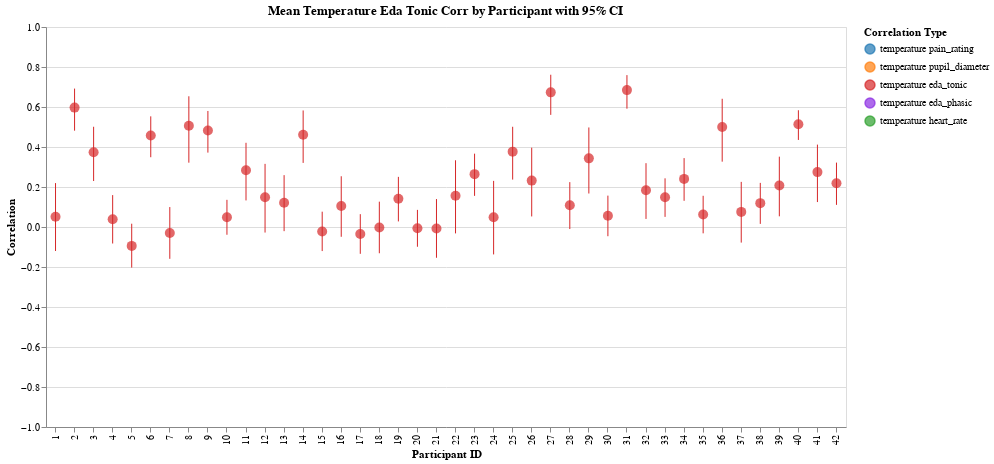

Notebook code for this chart:
### Markdown cell above
## Temperature / EDA Tonic

### Code cell
# Note that correlation values are slightly higher if we'd used detrended EDA tonic
# components (see eda.py)
# EDA tonic detrended > EDA tonic > EDA raw > EDA phasic
col1, col2 = "temperature", "eda_tonic"

corr_by_trial = calculate_correlations_by_trial(df, col1, col2)
corr_by_participant = aggregate_correlations_fisher_z(
    corr_by_trial, col1, col2, "participant_id", include_ci=True
)
# plot_correlations_by_trial(corr_by_trial, col1, col2)
eda_tonic = plot_correlations_by_participant(
    corr_by_participant, col1, col2, with_config=-False, color_map=COLORS
)
eda_tonic

### Figure 1 — Vega-Lite specification as saved in the notebook (floating-point values rounded to 4 significant figures)
{"config": {"view": {"continuousWidth": 300, "continuousHeight": 300}}, "layer": [{"mark": {"type": "rule"}, "encoding": {"color": {"field": "correlation_type", "legend": {"labelExpr": "replace(replace(datum.label, '_corr', ''), '_', ' ')", "title": "Correlation Type"}, "scale": {"domain": ["temperature_pain_rating_corr", "temperature_pupil_diameter_corr", "temperature_eda_tonic_corr", "temperature_eda_phasic_corr", "temperature_heart_rate_corr"], "range": ["#1f77b4", "#ff7f0e", "#d62728", "#8a2be2", "#2ca02c"]}, "type": "nominal"}, "x": {"axis": {"title": "Participant ID"}, "field": "participant_id", "type": "ordinal"}, "y": {"axis": {"title": "Correlation"}, "field": "participant_id_temperature_eda_tonic_corr_ci_lower", "scale": {"domain": [-1, 1]}, "type": "quantitative"}, "y2": {"field": "participant_id_temperature_eda_tonic_corr_ci_upper"}}, "title": "Mean Temperature Eda Tonic Corr by Participant with 95% CI"}, {"mark": {"type": "circle", "size": 100}, "encoding": {"color": {"field": "correlation_type", "legend": {"labelExpr": "replace(replace(datum.label, '_corr', ''), '_', ' ')", "title": "Correlation Type"}, "scale": {"domain": ["temperature_pain_rating_corr", "temperature_pupil_diameter_corr", "temperature_eda_tonic_corr", "temperature_eda_phasic_corr", "temperature_heart_rate_corr"], "range": ["#1f77b4", "#ff7f0e", "#d62728", "#8a2be2", "#2ca02c"]}, "type": "nominal"}, "tooltip": [{"field": "participant_id", "title": "Participant", "type": "nominal"}, {"field": "participant_id_temperature_eda_tonic_corr_mean", "format": ".3f", "title": "Mean Correlation", "type": "quantitative"}, {"field": "participant_id_temperature_eda_tonic_corr_ci_lower", "format": ".3f", "title": "CI Lower", "type": "quantitative"}, {"field": "participant_id_temperature_eda_tonic_corr_ci_upper", "format": ".3f", "title": "CI Upper", "type": "quantitative"}], "x": {"axis": {"title": "Participant ID"}, "field": "participant_id", "type": "ordinal"}, "y": {"field": "participant_id_temperature_eda_tonic_corr_mean", "type": "quantitative"}}, "title": "Mean Temperature Eda Tonic Corr by Participant with 95% CI"}], "data": {"name": "data-23ce0500bad65201f0dfc281b7db4643"}, "height": 400, "width": 800, "$schema": "https://vega.github.io/schema/vega-lite/v5.20.1.json", "datasets": {"data-23ce0500bad65201f0dfc281b7db4643": [{"participant_id": 1, "participant_id_temperature_eda_tonic_corr_mean": 0.05132, "participant_id_temperature_eda_tonic_corr_ci_lower": -0.1199, "participant_id_temperature_eda_tonic_corr_ci_upper": 0.2196, "correlation_type": "temperature_eda_tonic_corr"}, {"participant_id": 2, "participant_id_temperature_eda_tonic_corr_mean": 0.597, "participant_id_temperature_eda_tonic_corr_ci_lower": 0.4816, "participant_id_temperature_eda_tonic_corr_ci_upper": 0.6921, "correlation_type": "temperature_eda_tonic_corr"}, {"participant_id": 3, "participant_id_temperature_eda_tonic_corr_mean": 0.3735, "participant_id_temperature_eda_tonic_corr_ci_lower": 0.2298, "participant_id_temperature_eda_tonic_corr_ci_upper": 0.5012, "correlation_type": "temperature_eda_tonic_corr"}, {"participant_id": 4, "participant_id_temperature_eda_tonic_corr_mean": 0.03904, "participant_id_temperature_eda_tonic_corr_ci_lower": -0.08255, "participant_id_temperature_eda_tonic_corr_ci_upper": 0.1595, "correlation_type": "temperature_eda_tonic_corr"}, {"participant_id": 5, "participant_id_temperature_eda_tonic_corr_mean": -0.09443, "participant_id_temperature_eda_tonic_corr_ci_lower": -0.203, "participant_id_temperature_eda_tonic_corr_ci_upper": 0.01644, "correlation_type": "temperature_eda_tonic_corr"}, {"participant_id": 6, "participant_id_temperature_eda_tonic_corr_mean": 0.4571, "participant_id_temperature_eda_tonic_corr_ci_lower": 0.3489, "participant_id_temperature_eda_tonic_corr_ci_upper": 0.5533, "correlation_type": "temperature_eda_tonic_corr"}, {"participant_id": 7, "participant_id_temperature_eda_tonic_corr_mean": -0.03019, "participant_id_temperature_eda_tonic_corr_ci_lower": -0.1591, "participant_id_temperature_eda_tonic_corr_ci_upper": 0.09973, "correlation_type": "temperature_eda_tonic_corr"}, {"participant_id": 8, "participant_id_temperature_eda_tonic_corr_mean": 0.5061, "participant_id_temperature_eda_tonic_corr_ci_lower": 0.3216, "participant_id_temperature_eda_tonic_corr_ci_upper": 0.6537, "correlation_type": "temperature_eda_tonic_corr"}, {"participant_id": 9, "participant_id_temperature_eda_tonic_corr_mean": 0.4828, "participant_id_temperature_eda_tonic_corr_ci_lower": 0.3719, "participant_id_temperature_eda_tonic_corr_ci_upper": 0.5801, "correlation_type": "temperature_eda_tonic_corr"}, {"participant_id": 10, "participant_id_temperature_eda_tonic_corr_mean": 0.04888, "participant_id_temperature_eda_tonic_corr_ci_lower": -0.03881, "participant_id_temperature_eda_tonic_corr_ci_upper": 0.1358, "correlation_type": "temperature_eda_tonic_corr"}, {"participant_id": 11, "participant_id_temperature_eda_tonic_corr_mean": 0.2833, "participant_id_temperature_eda_tonic_corr_ci_lower": 0.1329, "participant_id_temperature_eda_tonic_corr_ci_upper": 0.4211, "correlation_type": "temperature_eda_tonic_corr"}, {"participant_id": 12, "participant_id_temperature_eda_tonic_corr_mean": 0.1484, "participant_id_temperature_eda_tonic_corr_ci_lower": -0.02778, "participant_id_temperature_eda_tonic_corr_ci_upper": 0.3157, "correlation_type": "temperature_eda_tonic_corr"}, {"participant_id": 13, "participant_id_temperature_eda_tonic_corr_mean": 0.1216, "participant_id_temperature_eda_tonic_corr_ci_lower": -0.02085, "participant_id_temperature_eda_tonic_corr_ci_upper": 0.2593, "correlation_type": "temperature_eda_tonic_corr"}, {"participant_id": 14, "participant_id_temperature_eda_tonic_corr_mean": 0.4616, "participant_id_temperature_eda_tonic_corr_ci_lower": 0.3205, "participant_id_temperature_eda_tonic_corr_ci_upper": 0.5827, "correlation_type": "temperature_eda_tonic_corr"}, {"participant_id": 15, "participant_id_temperature_eda_tonic_corr_mean": -0.0221, "participant_id_temperature_eda_tonic_corr_ci_lower": -0.1204, "participant_id_temperature_eda_tonic_corr_ci_upper": 0.07659, "correlation_type": "temperature_eda_tonic_corr"}, {"participant_id": 16, "participant_id_temperature_eda_tonic_corr_mean": 0.1048, "participant_id_temperature_eda_tonic_corr_ci_lower": -0.04895, "participant_id_temperature_eda_tonic_corr_ci_upper": 0.2537, "correlation_type": "temperature_eda_tonic_corr"}, {"participant_id": 17, "participant_id_temperature_eda_tonic_corr_mean": -0.0353, "participant_id_temperature_eda_tonic_corr_ci_lower": -0.1341, "participant_id_temperature_eda_tonic_corr_ci_upper": 0.06422, "correlation_type": "temperature_eda_tonic_corr"}, {"participant_id": 18, "participant_id_temperature_eda_tonic_corr_mean": -0.002357, "participant_id_temperature_eda_tonic_corr_ci_lower": -0.1313, "participant_id_temperature_eda_tonic_corr_ci_upper": 0.1267, "correlation_type": "temperature_eda_tonic_corr"}, {"participant_id": 19, "participant_id_temperature_eda_tonic_corr_mean": 0.1411, "participant_id_temperature_eda_tonic_corr_ci_lower": 0.02793, "participant_id_temperature_eda_tonic_corr_ci_upper": 0.2506, "correlation_type": "temperature_eda_tonic_corr"}, {"participant_id": 20, "participant_id_temperature_eda_tonic_corr_mean": -0.006659, "participant_id_temperature_eda_tonic_corr_ci_lower": -0.09881, "participant_id_temperature_eda_tonic_corr_ci_upper": 0.0856, "correlation_type": "temperature_eda_tonic_corr"}, {"participant_id": 21, "participant_id_temperature_eda_tonic_corr_mean": -0.007275, "participant_id_temperature_eda_tonic_corr_ci_lower": -0.1539, "participant_id_temperature_eda_tonic_corr_ci_upper": 0.1397, "correlation_type": "temperature_eda_tonic_corr"}, {"participant_id": 22, "participant_id_temperature_eda_tonic_corr_mean": 0.1562, "participant_id_temperature_eda_tonic_corr_ci_lower": -0.03198, "participant_id_temperature_eda_tonic_corr_ci_upper": 0.3336, "correlation_type": "temperature_eda_tonic_corr"}, {"participant_id": 23, "participant_id_temperature_eda_tonic_corr_mean": 0.2643, "participant_id_temperature_eda_tonic_corr_ci_lower": 0.1557, "participant_id_temperature_eda_tonic_corr_ci_upper": 0.3667, "correlation_type": "temperature_eda_tonic_corr"}, {"participant_id": 24, "participant_id_temperature_eda_tonic_corr_mean": 0.04836, "participant_id_temperature_eda_tonic_corr_ci_lower": -0.1372, "participant_id_temperature_eda_tonic_corr_ci_upper": 0.2306, "correlation_type": "temperature_eda_tonic_corr"}, {"participant_id": 25, "participant_id_temperature_eda_tonic_corr_mean": 0.3767, "participant_id_temperature_eda_tonic_corr_ci_lower": 0.237, "participant_id_temperature_eda_tonic_corr_ci_upper": 0.5011, "correlation_type": "temperature_eda_tonic_corr"}, {"participant_id": 26, "participant_id_temperature_eda_tonic_corr_mean": 0.2319, "participant_id_temperature_eda_tonic_corr_ci_lower": 0.05276, "participant_id_temperature_eda_tonic_corr_ci_upper": 0.3966, "correlation_type": "temperature_eda_tonic_corr"}, {"participant_id": 27, "participant_id_temperature_eda_tonic_corr_mean": 0.6732, "participant_id_temperature_eda_tonic_corr_ci_lower": 0.5607, "participant_id_temperature_eda_tonic_corr_ci_upper": 0.7613, "correlation_type": "temperature_eda_tonic_corr"}, {"participant_id": 28, "participant_id_temperature_eda_tonic_corr_mean": 0.1086, "participant_id_temperature_eda_tonic_corr_ci_lower": -0.01021, "participant_id_temperature_eda_tonic_corr_ci_upper": 0.2243, "correlation_type": "temperature_eda_tonic_corr"}, {"participant_id": 29, "participant_id_temperature_eda_tonic_corr_mean": 0.3432, "participant_id_temperature_eda_tonic_corr_ci_lower": 0.1675, "participant_id_temperature_eda_tonic_corr_ci_upper": 0.4977, "correlation_type": "temperature_eda_tonic_corr"}, {"participant_id": 30, "participant_id_temperature_eda_tonic_corr_mean": 0.05596, "participant_id_temperature_eda_tonic_corr_ci_lower": -0.04611, "participant_id_temperature_eda_tonic_corr_ci_upper": 0.1569, "correlation_type": "temperature_eda_tonic_corr"}, {"participant_id": 31, "participant_id_temperature_eda_tonic_corr_mean": 0.6845, "participant_id_temperature_eda_tonic_corr_ci_lower": 0.5916, "participant_id_temperature_eda_tonic_corr_ci_upper": 0.7594, "correlation_type": "temperature_eda_tonic_corr"}, {"participant_id": 32, "participant_id_temperature_eda_tonic_corr_mean": 0.1834, "participant_id_temperature_eda_tonic_corr_ci_lower": 0.04039, "participant_id_temperature_eda_tonic_corr_ci_upper": 0.3191, "correlation_type": "temperature_eda_tonic_corr"}, {"participant_id": 33, "participant_id_temperature_eda_tonic_corr_mean": 0.1484, "participant_id_temperature_eda_tonic_corr_ci_lower": 0.05056, "participant_id_temperature_eda_tonic_corr_ci_upper": 0.2434, "correlation_type": "temperature_eda_tonic_corr"}, {"participant_id": 34, "participant_id_temperature_eda_tonic_corr_mean": 0.2406, "participant_id_temperature_eda_tonic_corr_ci_lower": 0.1309, "participant_id_temperature_eda_tonic_corr_ci_upper": 0.3445, "correlation_type": "temperature_eda_tonic_corr"}, {"participant_id": 35, "participant_id_temperature_eda_tonic_corr_mean": 0.06273, "participant_id_temperature_eda_tonic_corr_ci_lower": -0.03168, "participant_id_temperature_eda_tonic_corr_ci_upper": 0.156, "correlation_type": "temperature_eda_tonic_corr"}, {"participant_id": 36, "participant_id_temperature_eda_tonic_corr_mean": 0.5002, "participant_id_temperature_eda_tonic_corr_ci_lower": 0.3267, "participant_id_temperature_eda_tonic_corr_ci_upper": 0.6411, "correlation_type": "temperature_eda_tonic_corr"}, {"participant_id": 37, "participant_id_temperature_eda_tonic_corr_mean": 0.07553, "participant_id_temperature_eda_tonic_corr_ci_lower": -0.078, "participant_id_temperature_eda_tonic_corr_ci_upper": 0.2256, "correlation_type": "temperature_eda_tonic_corr"}, {"participant_id": 38, "participant_id_temperature_eda_tonic_corr_mean": 0.1194, "participant_id_temperature_eda_tonic_corr_ci_lower": 0.01561, "participant_id_temperature_eda_tonic_corr_ci_upper": 0.2206, "correlation_type": "temperature_eda_tonic_corr"}, {"participant_id": 39, "participant_id_temperature_eda_tonic_corr_mean": 0.2074, "participant_id_temperature_eda_tonic_corr_ci_lower": 0.05343, "participant_id_temperature_eda_tonic_corr_ci_upper": 0.3517, "correlation_type": "temperature_eda_tonic_corr"}, {"participant_id": 40, "participant_id_temperature_eda_tonic_corr_mean": 0.5133, "participant_id_temperature_eda_tonic_corr_ci_lower": 0.4353, "participant_id_temperature_eda_tonic_corr_ci_upper": 0.5837, "correlation_type": "temperature_eda_tonic_corr"}, {"participant_id": 41, "participant_id_temperature_eda_tonic_corr_mean": 0.2744, "participant_id_temperature_eda_tonic_corr_ci_lower": 0.1247, "participant_id_temperature_eda_tonic_corr_ci_upper": 0.4119, "correlation_type": "temperature_eda_tonic_corr"}, {"participant_id": 42, "participant_id_temperature_eda_tonic_corr_mean": 0.2189, "participant_id_temperature_eda_tonic_corr_ci_lower": 0.1106, "participant_id_temperature_eda_tonic_corr_ci_upper": 0.322, "correlation_type": "temperature_eda_tonic_corr"}]}}
